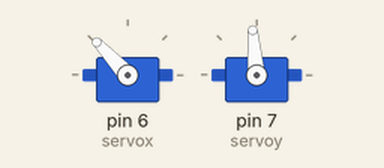
Recording of a sketch running on a simulated Arduino Uno, built with avr-gcc and run on an emulated ATmega328P. Shown: 2 × servo.

Above: at 0.05 s.
At 2.45 s:
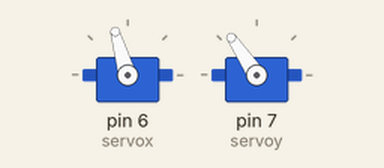
At 4.85 s:
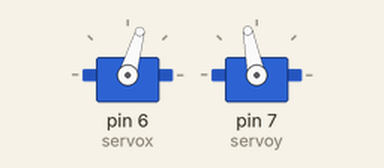
At 9.65 s:
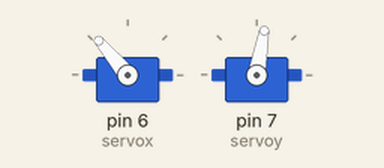
Timing chart, 0 to 13.6 s (numbered marks = the images above):
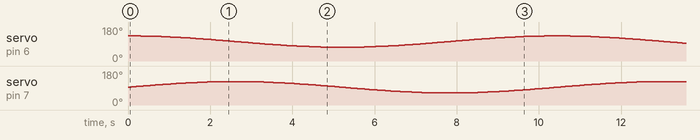

The sketch:

Some_testing.ino
```cpp
#include <Servo.h>
#include <Arduino.h> // not strictly needed, but explicit

Servo servox, servoy;

const int X_SERVO_MIDDLE = 103;  // degrees
const int Y_SERVO_MIDDLE = 94;   // degrees
const float RADIUS_DEG    = 30.0; // circle radius in degrees
const uint16_t STEP_DELAY_MS = 10; // ~50 Hz update
const int STEPS = 1000;

void setup() {
  Serial.begin(9600);
  servox.attach(6);
  servoy.attach(7);

  for (int lap = 0; lap < 5; ++lap) {
    for (int i = 0; i <= STEPS; ++i) {
      float t = (float)i / (float)STEPS;     // 0..1
      float theta = t * TWO_PI;              // radians
      int x = (int)lround(X_SERVO_MIDDLE + RADIUS_DEG * cosf(theta));
      int y = (int)lround(Y_SERVO_MIDDLE + RADIUS_DEG * sinf(theta));
      // safety clamp (optional)
      x = constrain(x, 0, 180);
      y = constrain(y, 0, 180);

      servox.write(x);
      servoy.write(y);
      delay(STEP_DELAY_MS);
    }
  }

  // recentre when done
  servox.write(X_SERVO_MIDDLE);
  servoy.write(Y_SERVO_MIDDLE);
}

void loop() {
  // empty: program finishes after 5 circles
}
```
